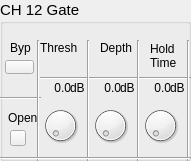
  <widget class="QGroupBox" name="groupBox_12">
   <property name="geometry">
    <rect>
     <x>750</x>
     <y>350</y>
     <width>191</width>
     <height>161</height>
    </rect>
   </property>
   <property name="font">
    <font>
     <pointsize>11</pointsize>
    </font>
   </property>
   <property name="title">
    <string>CH 12 Gate</string>
   </property>
   <widget class="QLabel" name="label_122">
    <property name="geometry">
     <rect>
      <x>10</x>
      <y>40</y>
      <width>21</width>
      <height>16</height>
     </rect>
    </property>
    <property name="font">
     <font>
      <pointsize>9</pointsize>
     </font>
    </property>
    <property name="text">
     <string>Byp</string>
    </property>
   </widget>
   <widget class="QLabel" name="label_123">
    <property name="geometry">
     <rect>
      <x>40</x>
      <y>40</y>
      <width>41</width>
      <height>16</height>
     </rect>
    </property>
    <property name="font">
     <font>
      <pointsize>9</pointsize>
     </font>
    </property>
    <property name="text">
     <string>Thresh</string>
    </property>
   </widget>
   <widget class="QLabel" name="label_124">
    <property name="geometry">
     <rect>
      <x>100</x>
      <y>40</y>
      <width>41</width>
      <height>16</height>
     </rect>
    </property>
    <property name="font">
     <font>
      <pointsize>9</pointsize>
     </font>
    </property>
    <property name="text">
     <string>Depth</string>
    </property>
   </widget>
   <widget class="QLabel" name="label_125">
    <property name="geometry">
     <rect>
      <x>150</x>
      <y>40</y>
      <width>31</width>
      <height>31</height>
     </rect>
    </property>
    <property name="font">
     <font>
      <pointsize>9</pointsize>
     </font>
    </property>
    <property name="text">
     <string>Hold
Time</string>
    </property>
   </widget>
   <widget class="Line" name="line_78">
    <property name="geometry">
     <rect>
      <x>40</x>
      <y>70</y>
      <width>151</width>
      <height>16</height>
     </rect>
    </property>
    <property name="orientation">
     <enum>Qt::Horizontal</enum>
    </property>
   </widget>
   <widget class="Line" name="line_79">
    <property name="geometry">
     <rect>
      <x>0</x>
      <y>90</y>
      <width>41</width>
      <height>16</height>
     </rect>
    </property>
    <property name="orientation">
     <enum>Qt::Horizontal</enum>
    </property>
   </widget>
   <widget class="Line" name="line_80">
    <property name="geometry">
     <rect>
      <x>30</x>
      <y>40</y>
      <width>16</width>
      <height>121</height>
     </rect>
    </property>
    <property name="orientation">
     <enum>Qt::Vertical</enum>
    </property>
   </widget>
   <widget class="Line" name="line_81">
    <property name="geometry">
     <rect>
      <x>80</x>
      <y>40</y>
      <width>16</width>
      <height>121</height>
     </rect>
    </property>
    <property name="orientation">
     <enum>Qt::Vertical</enum>
    </property>
   </widget>
   <widget class="Line" name="line_82">
    <property name="geometry">
     <rect>
      <x>130</x>
      <y>40</y>
      <width>16</width>
      <height>121</height>
     </rect>
    </property>
    <property name="orientation">
     <enum>Qt::Vertical</enum>
    </property>
   </widget>
   <widget class="Line" name="line_83">
    <property name="geometry">
     <rect>
      <x>180</x>
      <y>40</y>
      <width>16</width>
      <height>121</height>
     </rect>
    </property>
    <property name="orientation">
     <enum>Qt::Vertical</enum>
    </property>
   </widget>
   <widget class="OIDDial" name="dial_34">
    <property name="geometry">
     <rect>
      <x>40</x>
      <y>100</y>
      <width>41</width>
      <height>51</height>
     </rect>
    </property>
   </widget>
   <widget class="OIDDial" name="dial_35">
    <property name="geometry">
     <rect>
      <x>90</x>
      <y>100</y>
      <width>41</width>
      <height>51</height>
     </rect>
    </property>
   </widget>
   <widget class="OIDDial" name="dial_36">
    <property name="geometry">
     <rect>
      <x>140</x>
      <y>100</y>
      <width>41</width>
      <height>51</height>
     </rect>
    </property>
   </widget>
   <widget class="Line" name="line_84">
    <property name="geometry">
     <rect>
      <x>0</x>
      <y>150</y>
      <width>191</width>
      <height>16</height>
     </rect>
    </property>
    <property name="orientation">
     <enum>Qt::Horizontal</enum>
    </property>
   </widget>
   <widget class="QLabel" name="label_126">
    <property name="geometry">
     <rect>
      <x>70</x>
      <y>80</y>
      <width>16</width>
      <height>16</height>
     </rect>
    </property>
    <property name="font">
     <font>
      <pointsize>9</pointsize>
     </font>
    </property>
    <property name="text">
     <string>dB</string>
    </property>
   </widget>
   <widget class="QLabel" name="label_127">
    <property name="geometry">
     <rect>
      <x>120</x>
      <y>80</y>
      <width>16</width>
      <height>16</height>
     </rect>
    </property>
    <property name="font">
     <font>
      <pointsize>9</pointsize>
     </font>
    </property>
    <property name="text">
     <string>dB</string>
    </property>
   </widget>
   <widget class="QLabel" name="label_128">
    <property name="geometry">
     <rect>
      <x>170</x>
      <y>80</y>
      <width>16</width>
      <height>16</height>
     </rect>
    </property>
    <property name="font">
     <font>
      <pointsize>9</pointsize>
     </font>
    </property>
    <property name="text">
     <string>dB</string>
    </property>
   </widget>
   <widget class="QLabel" name="ls34">
    <property name="geometry">
     <rect>
      <x>40</x>
      <y>80</y>
      <width>31</width>
      <height>16</height>
     </rect>
    </property>
    <property name="font">
     <font>
      <pointsize>9</pointsize>
     </font>
    </property>
    <property name="text">
     <string>0.0</string>
    </property>
    <property name="alignment">
     <set>Qt::AlignRight|Qt::AlignTrailing|Qt::AlignVCenter</set>
    </property>
   </widget>
   <widget class="QLabel" name="ls35">
    <property name="geometry">
     <rect>
      <x>90</x>
      <y>80</y>
      <width>31</width>
      <height>16</height>
     </rect>
    </property>
    <property name="font">
     <font>
      <pointsize>9</pointsize>
     </font>
    </property>
    <property name="text">
     <string>0.0</string>
    </property>
    <property name="alignment">
     <set>Qt::AlignRight|Qt::AlignTrailing|Qt::AlignVCenter</set>
    </property>
   </widget>
   <widget class="QLabel" name="ls36">
    <property name="geometry">
     <rect>
      <x>140</x>
      <y>80</y>
      <width>31</width>
      <height>16</height>
     </rect>
    </property>
    <property name="font">
     <font>
      <pointsize>9</pointsize>
     </font>
    </property>
    <property name="text">
     <string>0.0</string>
    </property>
    <property name="alignment">
     <set>Qt::AlignRight|Qt::AlignTrailing|Qt::AlignVCenter</set>
    </property>
   </widget>
   <widget class="QLabel" name="label_132">
    <property name="geometry">
     <rect>
      <x>8</x>
      <y>110</y>
      <width>31</width>
      <height>16</height>
     </rect>
    </property>
    <property name="font">
     <font>
      <pointsize>9</pointsize>
     </font>
    </property>
    <property name="text">
     <string>Open</string>
    </property>
   </widget>
   <widget class="OIDStatePushBtn" name="bypass12">
    <property name="geometry">
     <rect>
      <x>5</x>
      <y>60</y>
      <width>29</width>
      <height>14</height>
     </rect>
    </property>
    <property name="text">
     <string/>
    </property>
    <property name="checkable">
     <bool>true</bool>
    </property>
   </widget>
   <widget class="OIDStatus" name="btnOpen_12">
    <property name="enabled">
     <bool>true</bool>
    </property>
    <property name="geometry">
     <rect>
      <x>10</x>
      <y>130</y>
      <width>16</width>
      <height>16</height>
     </rect>
    </property>
    <property name="text">
     <string/>
    </property>
    <property name="checkable">
     <bool>false</bool>
    </property>
   </widget>
  </widget>
